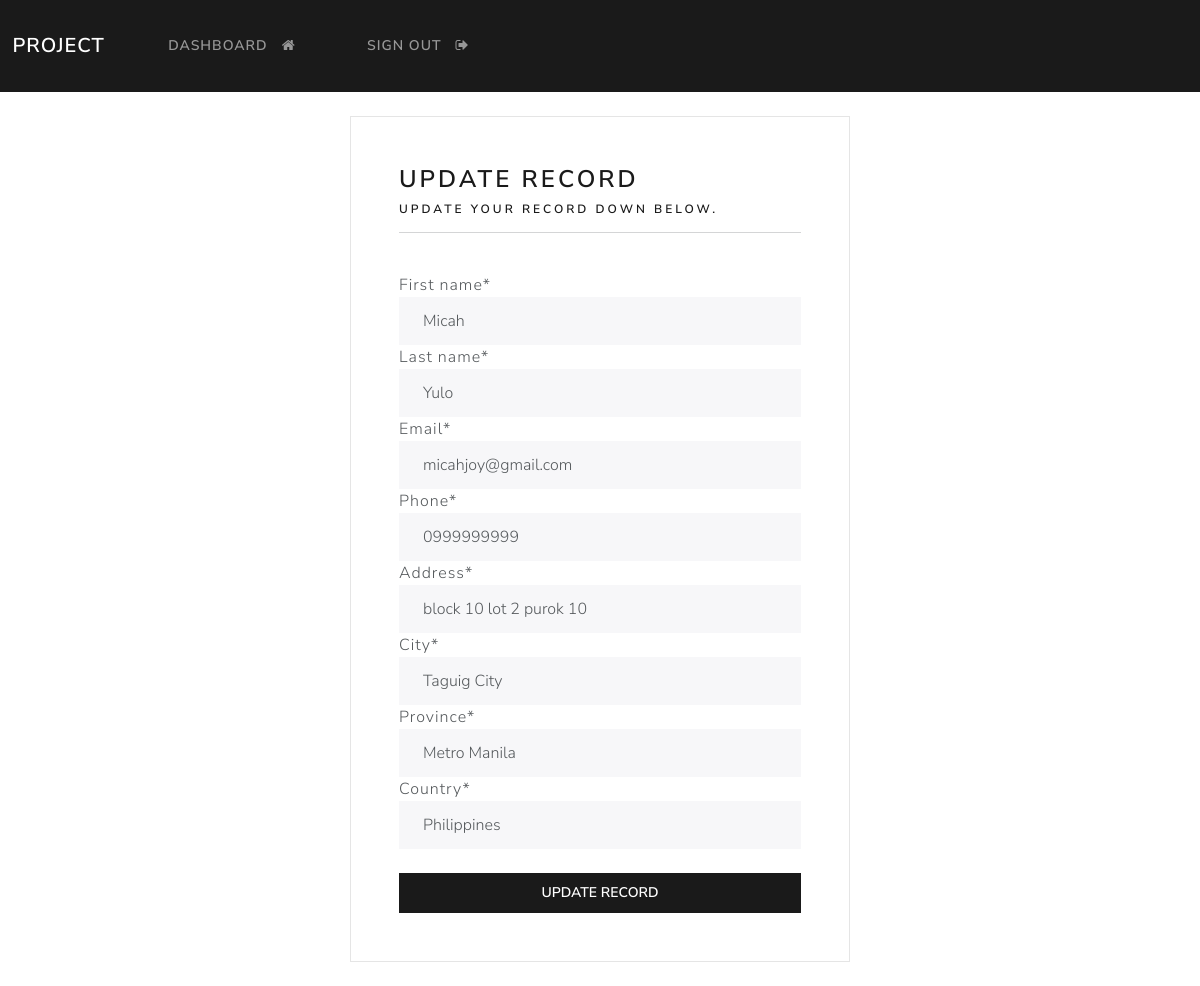
The app's page /update-record/1 (signed in) with its own data.
### projapp/models.py (models this page shows, shortened)
class Record(models.Model):
    creation_data = models.DateTimeField(auto_now_add=True)
    first_name = models.CharField(max_length=100)
    last_name = models.CharField(max_length=100)
    email = models.CharField(max_length=255)
    phone = models.CharField(max_length=20)
    address = models.CharField(max_length=300)
    city = models.CharField(max_length=255)
    province = models.CharField(max_length=200)
    country = models.CharField(max_length=125)

### projapp/views.py (the view)
# urls.py: path('update-record/<int:pk>', views.update_record, name="update-record"),
@login_required(login_url='my-login')
def update_record(request, pk):
    record = Record.objects.get(id=pk)
    form = UpdateRecordForm(instance=record)
    if request.method == 'POST':
        form = UpdateRecordForm(request.POST, instance=record)
        if form.is_valid():
            form.save()
            messages.success(request, "Your record was updated!")
            return redirect("dashboard")
    context = {'form':form}
    return render(request, 'projapp/update-record.html', context=context)

### projapp/forms.py
class UpdateRecordForm(forms.ModelForm):
    class Meta:
        model = Record
        fields = ['first_name', 'last_name', 'email', 'phone', 'address', 'city', 'province', 'country']

### projapp/templates/projapp/update-record.html (shortened to what this page needs)
{% extends 'projapp/base.html' %}
{% load crispy_forms_tags %}
{% block content %}
<body>
    <div class="container bg-light shadow-md p-5 form-layout">
    <h3> Update record </h3>
    <h6> Update your record down below. </h6>
    <hr>
    <br>
    <form method="POST" autocomplete="off">
        {{form|crispy}}
        <br>
        <button type="submit" class="btn btn-primary w-100 btn-block p-2"> Update record </button>
    </form>
    </div>
    <br>
</body>
{% endblock %}

### static/css/styles.css (style rules this page uses)
.form-layout { width: 500px; }

### records on screen
Record: first_name "Micah", last_name "Yulo", email "micahjoy@gmail.com", phone "0999999999", address "block 10 lot 2 purok 10", city "Taguig City", province "Metro Manila", country "Philippines"
